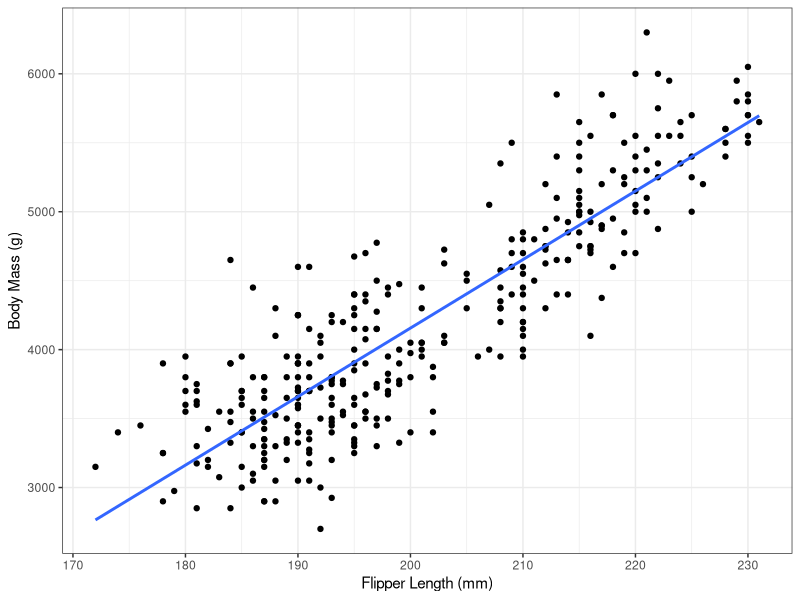
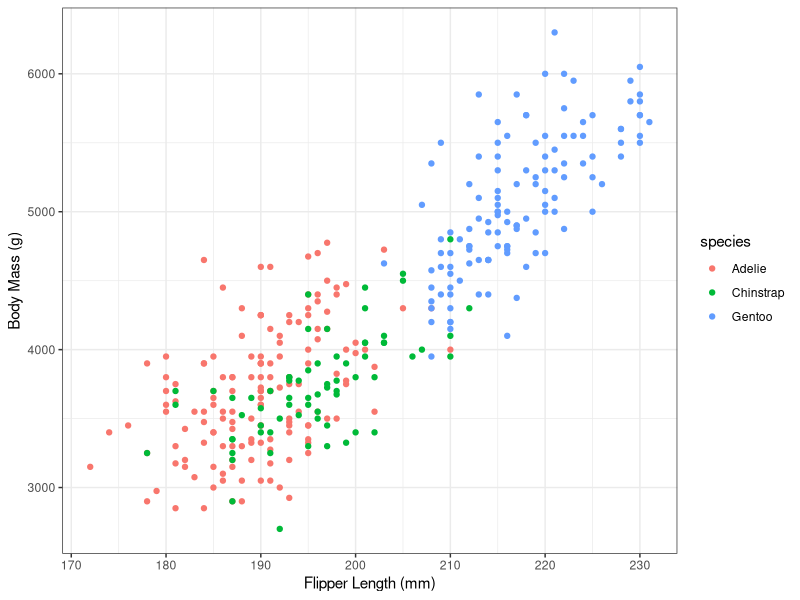
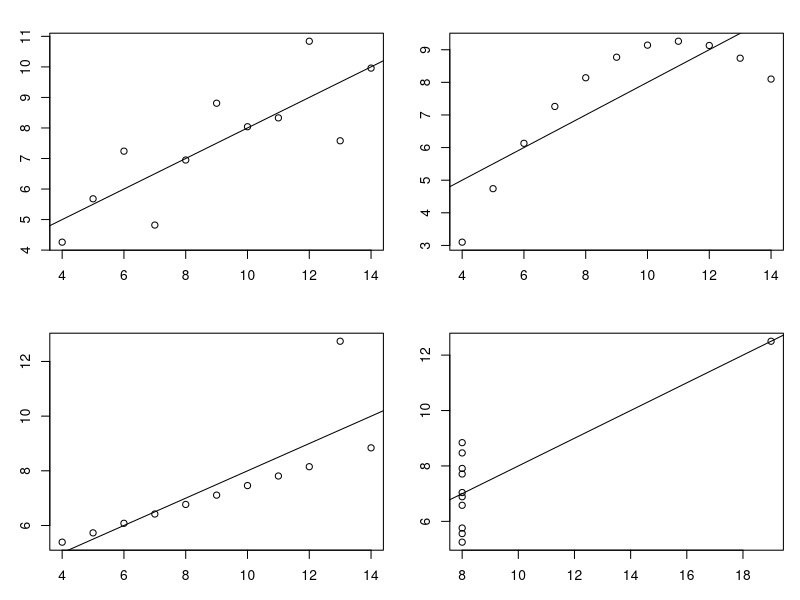
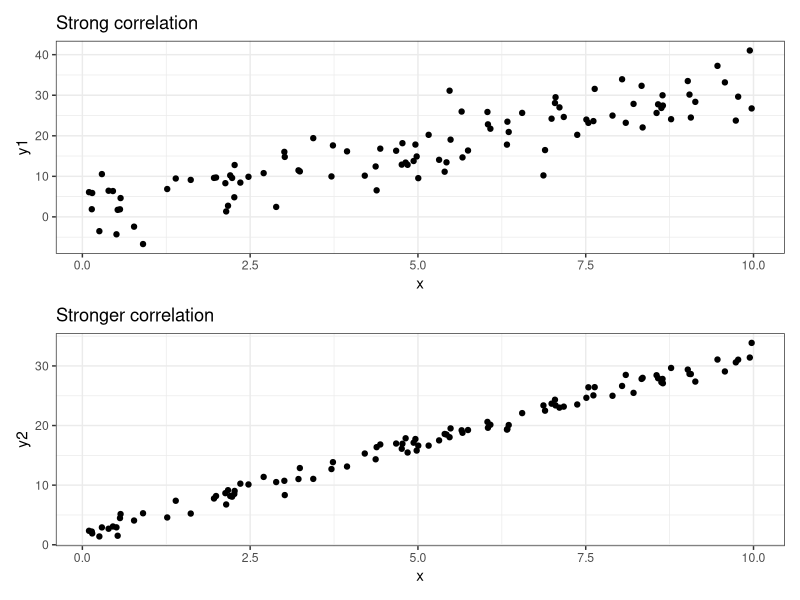
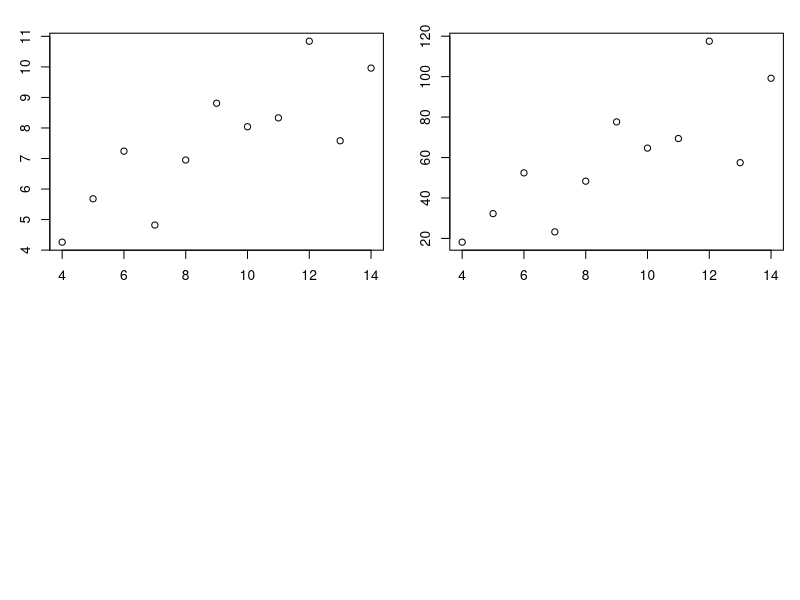
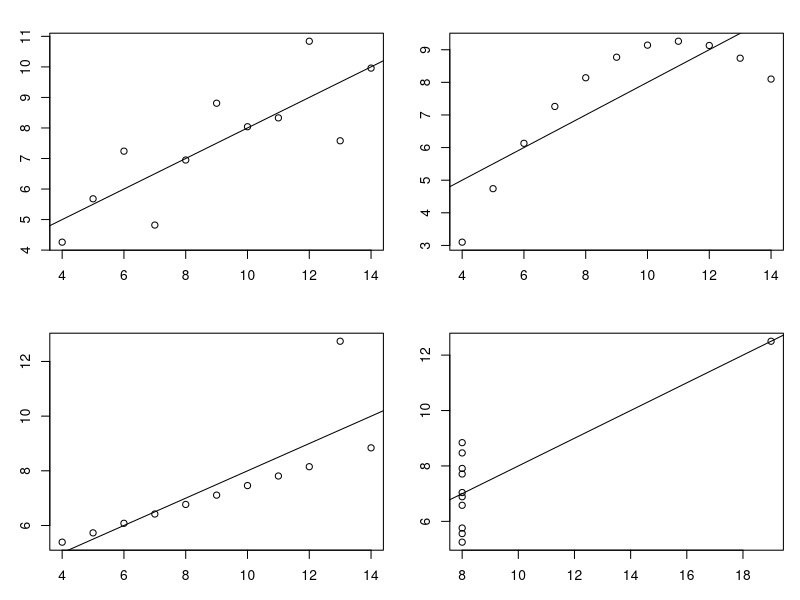
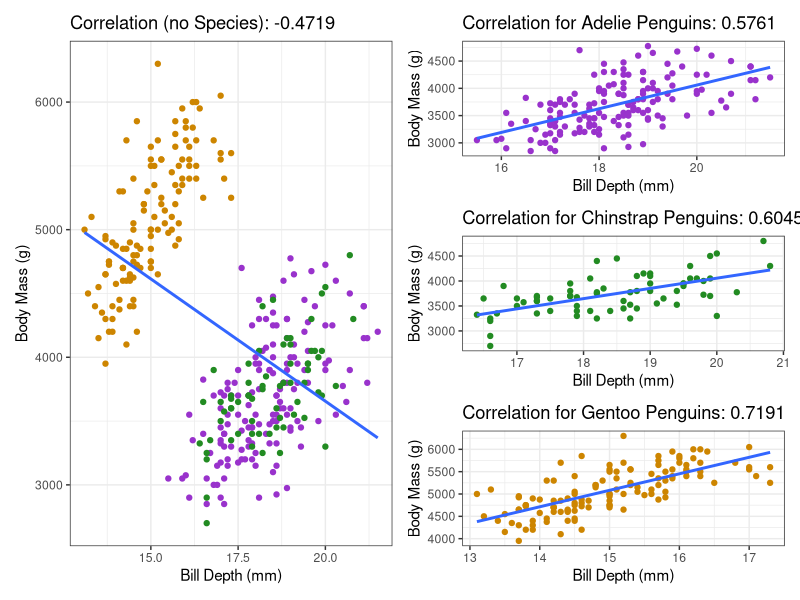
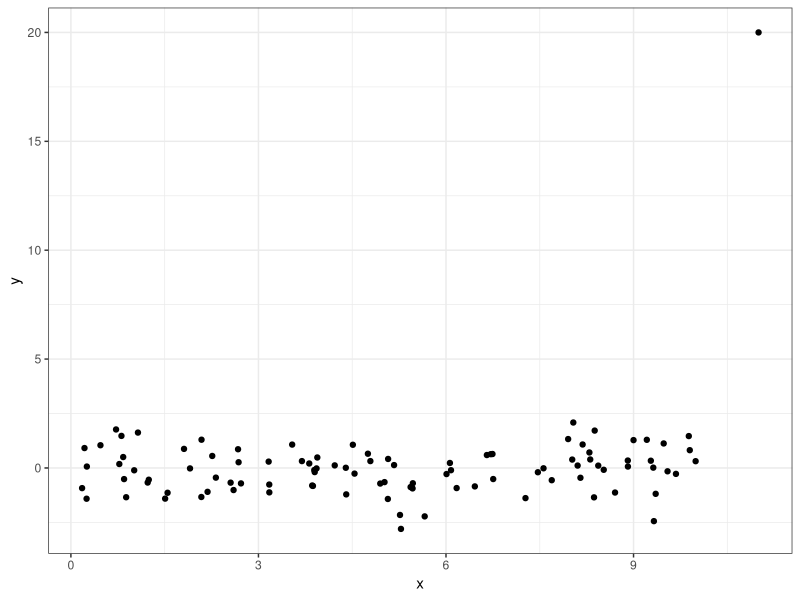

Here is the R script that generated these plots, in order:
## ---- chunk 1
library(palmerpenguins)
library(ggplot2)
theme_set(theme_bw())

ggplot(penguins) + 
    aes(x = flipper_length_mm, y = body_mass_g) +
    geom_point() + 
    geom_smooth(formula = y~x, method = "lm", se = FALSE) +
    labs(x = "Flipper Length (mm)",
        y = "Body Mass (g)")
## ---- chunk 2
library(palmerpenguins)
library(ggplot2)
theme_set(theme_bw())

ggplot(penguins) + 
    aes(x = flipper_length_mm, y = body_mass_g,
        colour = species) +
    geom_point() +
    labs(x = "Flipper Length (mm)",
        y = "Body Mass (g)")
## ---- chunk 3
data.frame(
    variable = names(anscombe),
    mean = apply(anscombe, 2, mean),
    sd = apply(anscombe, 2, sd)
) |> knitr::kable(row.names = FALSE)
## ---- chunk 4
#| fig-height: 4
#| fig-width: 9
#| echo: true
par(mfrow = c(2,2), mar = c(3,3,2,1))
plot(y1 ~ x1, data = anscombe)
abline(lm(y1 ~ x1, data = anscombe))

plot(y2 ~ x2, data = anscombe)
abline(lm(y2 ~ x2, data = anscombe))

plot(y3 ~ x3, data = anscombe)
abline(lm(y3 ~ x3, data = anscombe))

plot(y4 ~ x4, data = anscombe)
abline(lm(y4 ~ x4, data = anscombe))
## ---- chunk 5
library(ggplot2)
theme_set(theme_bw())
library(patchwork)
x <- runif(100, 0, 10)
y1 <- 2 + 3*x + rnorm(100, 0, 4)
y2 <- 2 + 3*x + rnorm(100, 0, 1)

g1 <- ggplot() + aes(x = x, y = y1) + geom_point() +
    labs(title = "Strong correlation")
g2 <- ggplot() + aes(x = x, y = y2) + geom_point() +
    labs(title = "Stronger correlation")
g1 / g2
## ---- chunk 6
#| echo: true
plot(y1 ~ x1, data = anscombe)
## ---- chunk 7
#| echo: true
cor(anscombe$y1, anscombe$x1)
## ---- chunk 8
#| echo: true
cor(anscombe$y1, anscombe$x1)
## ---- chunk 9
#| echo: true
cor(anscombe$y1*5 + 1, anscombe$x1)
## ---- chunk 10
#| echo: true
plot(y1^2 ~ x1, data = anscombe)
cor(anscombe$x1, anscombe$y1^2)
## ---- chunk 11
#| echo: false
#| fig-height: 6
#| fig-width: 6
par(mfrow = c(2,2), mar = c(3,3,2,1))
par(mfrow = c(2,2))
plot(y1 ~ x1, data = anscombe)
abline(lm(y1 ~ x1, data = anscombe))

plot(y2 ~ x2, data = anscombe)
abline(lm(y2 ~ x2, data = anscombe))

plot(y3 ~ x3, data = anscombe)
abline(lm(y3 ~ x3, data = anscombe))

plot(y4 ~ x4, data = anscombe)
abline(lm(y4 ~ x4, data = anscombe))
## ---- chunk 12
#| echo: false
#| fig-width: 8
#| fig-height: 4
library(palmerpenguins)
library(ggplot2)
theme_set(theme_bw())
library(patchwork)

gall <- ggplot(penguins) + 
    aes(x = bill_depth_mm, y = body_mass_g) +
    geom_point(mapping = aes(colour = species)) +
    scale_colour_manual(values = c("darkorchid", "forestgreen", "orange3")) +
    geom_smooth(method = "lm", formula = y~x, se = FALSE) +
    labs(x = "Bill Depth (mm)",
        y = "Body Mass (g)",
        title = paste0("Correlation (no Species): ",
            round(cor(penguins$bill_depth_mm, 
                penguins$body_mass_g, use = "complete"),
                4))) +
    theme(legend.position = "none")

gadelie <- with(subset(penguins, species == "Adelie"),
    ggplot() + aes(x = bill_depth_mm, y = body_mass_g) +
        geom_point(colour = "darkorchid") +
        geom_smooth(method = "lm", formula = y~x, se = FALSE) +
        labs(x = "Bill Depth (mm)",
            y = "Body Mass (g)",
            title = paste0("Correlation for Adelie Penguins: ",
                round(cor(bill_depth_mm, body_mass_g, 
                    use = "complete"), 
                4)))
)
ginstrap <- with(subset(penguins, species == "Chinstrap"),
    ggplot() + aes(x = bill_depth_mm, y = body_mass_g) +
        geom_point(colour = "forestgreen") +
        geom_smooth(method = "lm", formula = y~x, se = FALSE) +
        labs(x = "Bill Depth (mm)",
            y = "Body Mass (g)",
            title = paste0("Correlation for Chinstrap Penguins: ",
                round(cor(bill_depth_mm, body_mass_g, 
                    use = "complete"), 
                4)))
)
gentoo <- with(subset(penguins, species == "Gentoo"),
    ggplot() + aes(x = bill_depth_mm, y = body_mass_g) +
        geom_point(colour = "orange3") +
        geom_smooth(method = "lm", formula = y~x, se = FALSE) +
        labs(x = "Bill Depth (mm)",
            y = "Body Mass (g)",
            title = paste0("Correlation for Gentoo Penguins: ",
                round(cor(bill_depth_mm, body_mass_g, 
                    use = "complete"), 
                4)))
)

gall + (gadelie / ginstrap / gentoo)
## ---- chunk 13
#| fig-height: 5
#| fig-width: 6
x <- c(runif(99, 0, 10), 11)
y <- c(rnorm(99), 20)

ggplot() + aes(x = x, y = y) + geom_point() #+ 
    #geom_smooth(method = "lm", formula = y~x, se = FALSE)

## ---- chunk 14
#| fig-height: 5
#| fig-width: 6
ggplot() + aes(x = x, y = y) + geom_point() + 
    geom_smooth(method = "lm", formula = y~x, se = FALSE)
## ---- chunk 15
#| echo: true
plot(mpg ~ wt, data = mtcars)
cor(mtcars$mpg, mtcars$wt)
